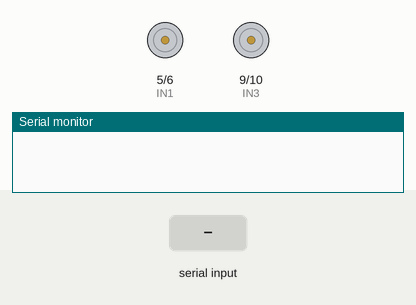
Recording of a sketch running on a simulated Arduino Uno, built with avr-gcc and run on an emulated ATmega328P. On the bench: motor-driver pin pairs drawn as motors (green arrow = first pin HIGH = forward, orange = second pin HIGH = backward, longer = more drive, scaled by the enable pin), the last lines printed to the serial monitor. The inputs (shaded band) are chosen by the test bench.

Above: at 1.2 s.
1.3 s: "F" received over the second serial link
At 2.1 s:
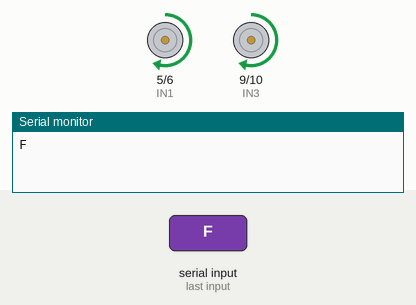
2.8 s: "B" received over the second serial link
At 3.3 s:
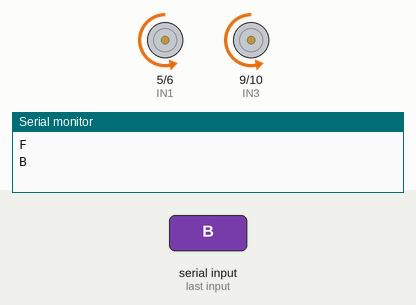
4.3 s: "L" received over the second serial link
At 5.5 s:
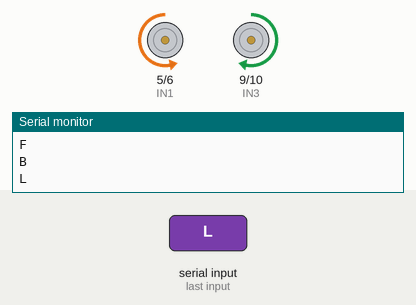
5.8 s: "R" received over the second serial link
At 6.7 s:
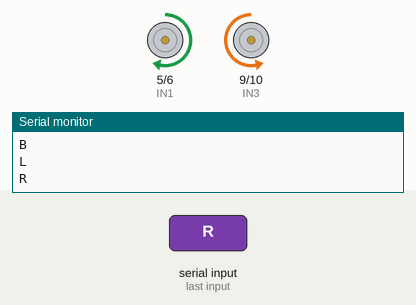
7.3 s: "S" received over the second serial link
At 7.9 s:
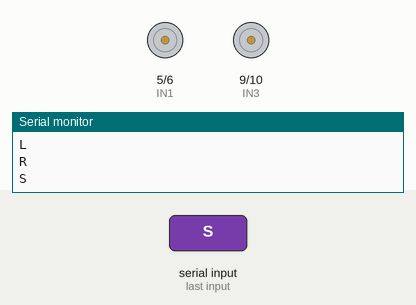
Timing chart, 0 to 9.8 s (numbered marks = the images above; inputs shaded):
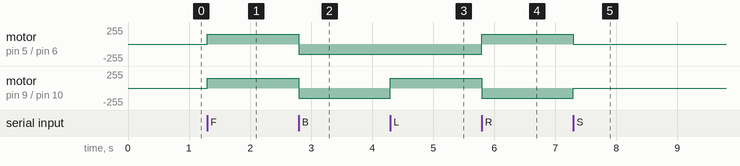

The sketch:

code.ino
```cpp
// Motor driver connections
#define IN1 5
#define IN2 6
#define IN3 9
#define IN4 10
#define ENA 3
#define ENB 11

// Bluetooth module connection
#include <SoftwareSerial.h>
SoftwareSerial BT(2, 3);  // RX, TX (D2, D3)

void setup() {
    pinMode(IN1, OUTPUT);
    pinMode(IN2, OUTPUT);
    pinMode(IN3, OUTPUT);
    pinMode(IN4, OUTPUT);
    pinMode(ENA, OUTPUT);
    pinMode(ENB, OUTPUT);

    digitalWrite(IN1, LOW);
    digitalWrite(IN2, LOW);
    digitalWrite(IN3, LOW);
    digitalWrite(IN4, LOW);

    Serial.begin(9600);
    BT.begin(9600);
}

void loop() {
    if (BT.available()) {
        char command = BT.read();
        Serial.println(command);

        switch (command) {
            case 'F':  // Move Forward
                moveForward();
                break;
            case 'B':  // Move Backward
                moveBackward();
                break;
            case 'L':  // Turn Left
                turnLeft();
                break;
            case 'R':  // Turn Right
                turnRight();
                break;
            case 'S':  // Stop
                stopCar();
                break;
            default:
                break;
        }
    }
}

// Function to move forward
void moveForward() {
    analogWrite(ENA, 150);  // Speed (0-255)
    analogWrite(ENB, 150);
    digitalWrite(IN1, HIGH);
    digitalWrite(IN2, LOW);
    digitalWrite(IN3, HIGH);
    digitalWrite(IN4, LOW);
}

// Function to move backward
void moveBackward() {
    analogWrite(ENA, 150);
    analogWrite(ENB, 150);
    digitalWrite(IN1, LOW);
    digitalWrite(IN2, HIGH);
    digitalWrite(IN3, LOW);
    digitalWrite(IN4, HIGH);
}

// Function to turn left
void turnLeft() {
    analogWrite(ENA, 150);
    analogWrite(ENB, 150);
    digitalWrite(IN1, LOW);
    digitalWrite(IN2, HIGH);
    digitalWrite(IN3, HIGH);
    digitalWrite(IN4, LOW);
}

// Function to turn right
void turnRight() {
    analogWrite(ENA, 150);
    analogWrite(ENB, 150);
    digitalWrite(IN1, HIGH);
    digitalWrite(IN2, LOW);
    digitalWrite(IN3, LOW);
    digitalWrite(IN4, HIGH);
}

// Function to stop the car
void stopCar() {
    digitalWrite(IN1, LOW);
    digitalWrite(IN2, LOW);
    digitalWrite(IN3, LOW);
    digitalWrite(IN4, LOW);
}
```

Measured:
- after the input at 1.3 s, motor on pin 5 (IN1) / pin 6 (IN2), motor on pin 9 (IN3) / pin 10 (IN4): stopped → forward 150/255 at once
- after the input at 2.8 s, motor on pin 5 (IN1) / pin 6 (IN2), motor on pin 9 (IN3) / pin 10 (IN4): forward 150/255 → backward 150/255 at once
- after the input at 4.3 s, motor on pin 9 (IN3) / pin 10 (IN4): backward 150/255 → forward 150/255 at once
- after the input at 5.8 s, motor on pin 5 (IN1) / pin 6 (IN2): backward 150/255 → forward 150/255 at once; motor on pin 9 (IN3) / pin 10 (IN4): forward 150/255 → backward 150/255 at once
- after the input at 7.3 s, motor on pin 5 (IN1) / pin 6 (IN2): forward 150/255 → stopped at once; motor on pin 9 (IN3) / pin 10 (IN4): backward 150/255 → stopped at once
